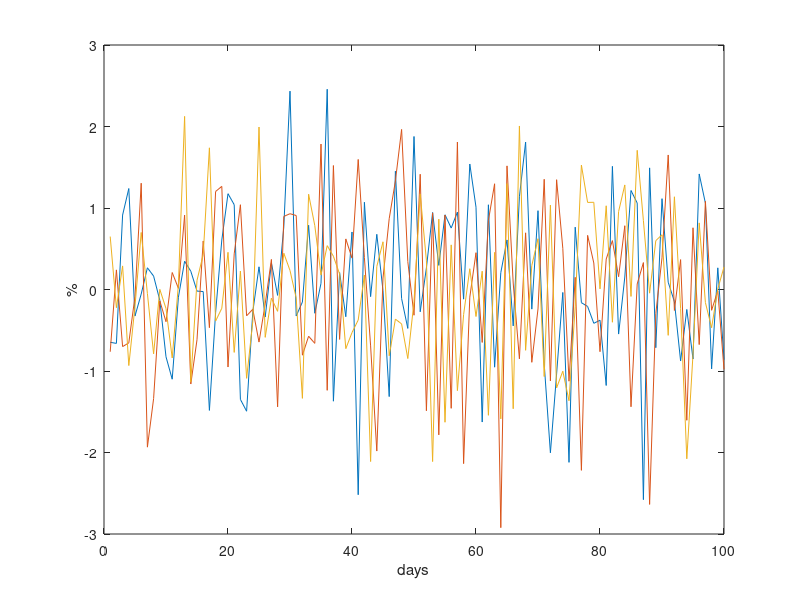

Source code (MATLAB): (Note: this script raises an error after producing the figure.)
% Portfolio Construction & Optimization with Matrix Algebra and Matlab
% Mike Aguilar UNC Economics 12/16
% 
% 
% 
% Simulate some random returns data: $r_{i} \sim N(0,1) \ i\in(1,..,N)$

clear all; close all; clc; % Housekeeping
N = 3; % N = # of assets to simulate
T = 100; % T = # of observations for each assets (e.g. # of days)
seed = 100; rng(seed); %Controls seed in random number generation so that we can replicate results
%mu = [0;.02;.04]; %Mean values for case of N=3
%cov12 = 2; cov13 = -1.5; cov23 = .05; var1 = 2.25; var2 = 2.5; var3 = 1.75; %
%covar = [var1 cov12 cov13; cov12 var2 cov23; cov13 cov23 var3];
%R = chol(covar); 
%z = repmat(mu,T,1)+randn(T,N)*R
r = randn(T,N); % Assume the returns are white noise
plot(r); ylabel('%'); xlabel('days')



%% 
% Compute the sample moments of the simulated data. 
% 
% We know the sample moments will be close, but not exactly equal to the 
% population moments. 
% 
% Recall $\bar{r}=\frac{1}{T}\sum_{t=1}^{T}r_{t}$

SampleMean1 = mean(r) %Matlab's built in "mean"
SampleMean2 = ones(1,T)*r/T %Custom matrix algebra version
%% 
% Similar matrix formulas can be used to create the sample standard deviation

dm=r(:,1)-SampleMean1(1,1) % De-Meaned returns for the first asset
dmsq = dm.^2 % De-Meaned returns for the second asset. Notice the syntax ".^" operates on each element of the vector
StdDev1 = std(r(:,1)) %Matlab's built-in version
StdDev2 = sqrt(ones(1,T)*dmsq/(T-1)) % Custom matrix algebra version
%% 
% 
% 
% Let's compute the covariance matrix. 
% 
% Recall that for any two random variables: $Cov(X,Y)=E[(X-\bar{X})(Y- \bar{Y})]$, 
% with sample counterpart $s_{X,Y}=\frac{1}{T-1}\sum_{t=1}^{T}(X_{t}-\bar{X})(Y_{t}-\bar{Y})$

rA=r(:,1); 
rB = r(:,2); 
rC = r(:,3); 
dmrA = rA-SampleMean1(1,1); % De-Meaned rA 
dmrB = rB-SampleMean2(1,2); % De-Meaned rB
dmrC = rC-SampleMean2(1,3); % De-Meaned rC

SampleCov = dmrA'*dmrB/(T-1) % Custom using matrix algebra for cov(A,B)
%% 
%  We want the sample equivalent of the entire covariance matrix. 
% 
% $$\Sigma =   \pmatrix{\sigma^{2}_{A} & \sigma_{A,B} & \sigma_{A,C}\cr \sigma_{B,A} 
% & \sigma^{2}_{B} & \sigma_{B,C} \cr\sigma_{C,A} & \sigma_{C,B} & \sigma^{2}_{C}} 
% $$

CovMatrix1 = cov([rA rB rC]) %Built-in Matlab Functionality
dmr = [dmrA dmrB dmrC];
CovMatrix2 = (1/(T-1))*dmr'*dmr %Custom matrix algebra version
%% 
% Now we want to create some portfolio objects.  First, let's compute the 
% expected return on the portfolio.  Define  $w =   \pmatrix{w_{A} \cr w_{B} \cr 
% w_{C}}$and $E[r]=\pmatrix{E[r_{A}] \cr E[r_{B}] \cr E[r_{C}]}$. Using matrix 
% algebra we can produce the expected portfolio return as $E[r_{p}]=w'E[r]$

w = ones(N,1)/N %Equal weights
Er = SampleMean1' %Assumes empirical averages are expected returns
Erp = w'*Er
%% 
% Compute the standard deviation of the portfolio.  Recall $\sigma^{2}_{p}=w_{A}^{2}\sigma^{2}_{A}+w_{B}^{2}\sigma^{2}_{B}+w_{C}^{2}\sigma^{2}_{C}+2w_{A}w_{B}Cov(r_{A},r_{B})+2w_{A}w_{C}Cov(r_{A},r_{C})+2w_{B}w_{C}Cov(r_{B},r_{C})$.  
% In matrix algebra this can be written as $\sigma^{2}_{p}=w'\Sigma w = \pmatrix{w_{A} 
% & w_{B} & w_{C}}\pmatrix{\sigma^{2}_{A} & \sigma_{A,B} & \sigma_{A,C}\cr \sigma_{B,A} 
% & \sigma^{2}_{B} & \sigma_{B,C} \cr\sigma_{C,A} & \sigma_{C,B} & \sigma^{2}_{C}} 
% \pmatrix{w_{A} \cr w_{B} \cr w_{C}} $

Sigma = CovMatrix2; 
sigmaSqp = w'*Sigma*w

%% 
% Let's find the optimal weights for the standard Markowitz style allocation 
% problem: $\min_{w} \sigma^{2}_{p} \ s.t. \ r_{p}=r^{*};  \ \sum_{i=1}^{N}w_{i}=1$ 
% the Lagrangian for which can be written with matrix notation as $L(w,\lambda)=w'\Sigma 
% w+\lambda_{1}(w'E[r]-r^{*})+\lambda_{2}(w'{\bf{1}}-1)$. The associated FOC's 
% can be written as 
% 
% $$\matrix{\frac{\delta L}{\delta w}=2\Sigma w+\lambda_{1}E[r]+\lambda_{2}{\bf{1}}=0 
% \cr\frac{\delta L}{\delta \lambda_{1}}=w'E[r]-r^{*}=0 \cr\frac{\delta L}{\delta 
% \lambda_{2}}=w'{\bf{1}}-1=0}$$
% 
% This is a system of five equations (3 assets + 2 constraints), whiich can 
% be formed into a linear system of equations
% 
% $$\pmatrix{2\Sigma & E[r] & {\bf{1}} \crE[r]' & 0 & 0 \cr{\bf{1'}} & 0 
% & 0 }\pmatrix{w \cr \lambda_{1} \cr \lambda_{2}}=\pmatrix{ {\bf{0}} \cr r^{*} 
% \cr 1}$$
% 
% Define $A = \pmatrix{2\Sigma & E[r] & {\bf{1}} \crE[r]' & 0 & 0 \cr{\bf{1'}} 
% & 0 & 0 }$, $z = \pmatrix{w \cr \lambda_{1} \cr \lambda_{2}}$, and $b = \pmatrix{ 
% {\bf{0}} \cr r^{*} \cr 1}$. The problem is then $Az=b$, the solution to which 
% is $z=A^{-1}b$.  The first 3 elements of the $z$ vector are the optimal portfolio 
% weights given this objective and constraints.  
% 
% Let's solve for the optimal weights analytically

A=[2*Sigma Er ones(3,1); Er' 0 0; ones(1,3) 0 0]
rstar = mean(mean(r)); % Set the target rate of return
b = [ones(3,1); rstar; 1]
z = inv(A)*b
optw = z(1:3,1); 
rp = optw'*Er %Form the return on the portfolio given the optimal weights
%% 
% Solving analytically isn't always tractable in the face of inequality 
% constraints, etc... An alternative is to solve numerically, for which we can 
% use the fmincon command. See https://www.mathworks.com/help/optim/ug/fmincon.html 

clear w
portvar=@(w)w'*cov(r)*w; %In-line function to compute portfolio variance
A=[]; b=[]; %No inequality constraints
lb=[]; ub=[]; %No boundary conditions
Aeq = [Er' ; ones(1,N)]; 
beq = [rstar; 1];
w0 = ones(N,1)/N; %Starting valuess for weights
optwNum = fmincon(portvar,w0,A,b,Aeq,beq,lb,ub); 
[optw optwNum]
%% 
% 
% 
% We can also compute optimal weights by using Matlab's built-in portfolio 
% optimization tools. See https://www.mathworks.com/help/finance/examples/portfolio-optimization-examples.html 

p=Portfolio; %Create a portfolio object
p=setAssetMoments(p,Er,Sigma); %Set the mean and (co)variance of returns
p=setDefaultConstraints(p); % Default constraints: fully invested. Careful: also includes positive weights
pwgt = estimateFrontierByReturn(p,rstar); %Estimates the weights from the Efficient Frontier
[optw optwNum pwgt]
%% 
% 
% 
% Let's visualize with an efficient frontier


plotFrontier(p, 40);
hold on
scatter(estimatePortRisk(p, pwgt), estimatePortReturn(p, pwgt), 'filled', 'y');
hold on; 
scatter(sqrt(diag(Sigma)),Er,[],'r');
legend('Efficient Frontier','Optimal Portfolio','Assets','location', 'best');
hold off;




%% 
% ||